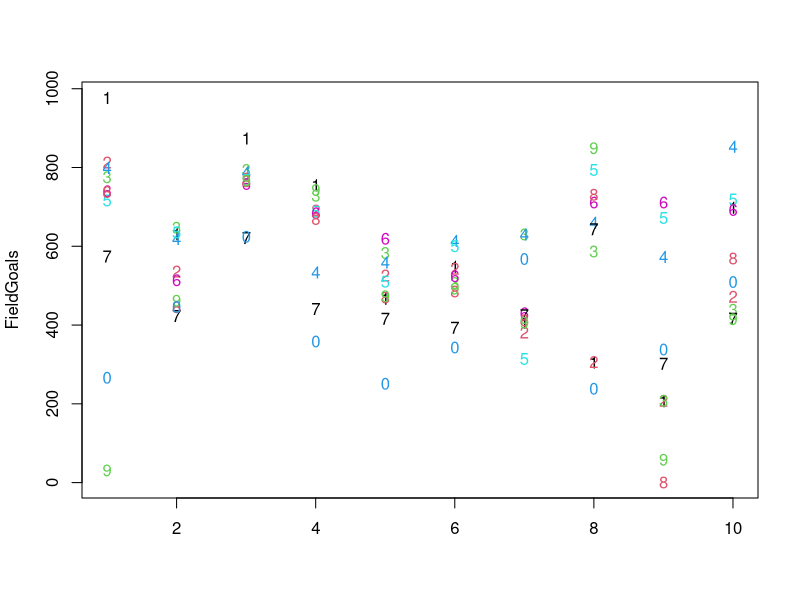
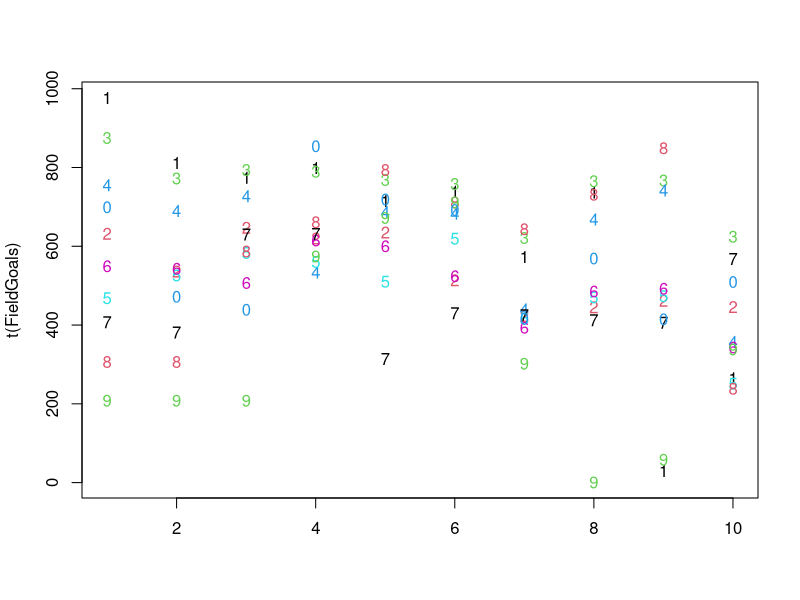
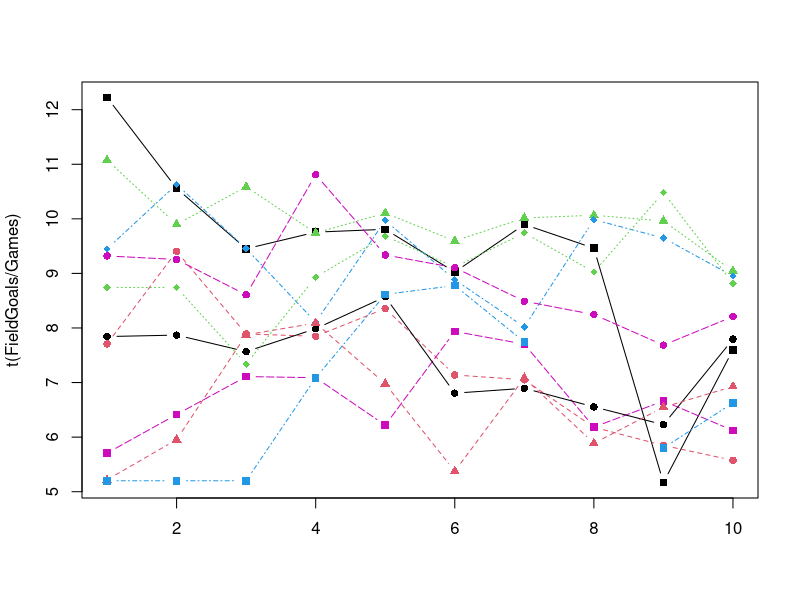

Source code (R) for these figures, in order: (Note: this script raises an error after producing the figures.)
#matrix function
A<- matrix(1:10, nrow=5)
A
B <- matrix( 21:40, nrow=2)
B
C <- matrix(1:100, 20)
C
D <- matrix(0,4,4)
D
E <- matrix(0,10)
E
F <- matrix(c(4,5,6,2,3,4,12,34,45,10,55,32),4,3)
F
#martix creating by snaking
Data <- 1:20
A <-matrix(Data, 4,5) #snake down
A
B <-matrix(Data,4,5,byrow=TRUE) #snake right
B
C<-A+B
C
#binding
r1 <- c("hello","my","name")
r2 <- c("is","mehboob")
r3 <-1:3
C <- rbind(r1,r2,r3) #each one becomes a Row
C
D <-cbind(r1,r2,r3) #each one becomes a column
D
#Functions
A <- matrix(1:10, nrow=5)
A
nrow(A)
ncol(A)
dim(A)
typeof(A)
B <- t(A)
B
#access
A <- matrix(1:10, nrow=5)
A
A[1,1]
A[,1]
A[1,]
A[-2,]
A[,-2]
A[-2,-2]
A
#named Vector
Charlie <- 7:11
Charlie
names(Charlie) <- c("a", "b","c","d","e")
Charlie
Charlie[4]
Charlie["d"]
names(Charlie)#clear names
names(Charlie) <- NULL
Charlie
#named matrix
temp <- rep(c("a", "b","c"),each=3)
temp
Bravo <- matrix(temp,3,3)
Bravo
rownames(Bravo) <- c("Tom", "Dick", "Harry")
Bravo
colnames(Bravo) <- c("Alice", "Jane", "Mary")
Bravo

Bravo[2,3] <-0
Bravo
Bravo["Tom", "Mary"] <- 0
Bravo
rownames(Bravo)
colnames(Bravo)

#Basketball project

#Instructions for this dataset:
# Simply select ALL the lines in this script by pressing 
# CTRL+A on Windows or CMND+A on a Mac and execute them
# Once you have executed the commands the following objects
# will be created:
# Matrices:
# - FieldGoalAttempts
# - FieldGoals
# - Games
# - MinutesPlayed
# - Salary
# Vectors:
# - Players
# - Seasons

# This Data is public but code is thanks to  Kirill Eremenko, www.superdatascience.com




#Seasons
Seasons <- c("2005","2006","2007","2008","2009","2010","2011","2012","2013","2014")

#Players
Players <- c("KobeBryant","JoeJohnson","LeBronJames","CarmeloAnthony","DwightHoward","ChrisBosh","ChrisPaul","KevinDurant","DerrickRose","DwayneWade")

#Salaries
KobeBryant_Salary <- c(15946875,17718750,19490625,21262500,23034375,24806250,25244493,27849149,30453805,23500000)
JoeJohnson_Salary <- c(12000000,12744189,13488377,14232567,14976754,16324500,18038573,19752645,21466718,23180790)
LeBronJames_Salary <- c(4621800,5828090,13041250,14410581,15779912,14500000,16022500,17545000,19067500,20644400)
CarmeloAnthony_Salary <- c(3713640,4694041,13041250,14410581,15779912,17149243,18518574,19450000,22407474,22458000)
DwightHoward_Salary <- c(4493160,4806720,6061274,13758000,15202590,16647180,18091770,19536360,20513178,21436271)
ChrisBosh_Salary <- c(3348000,4235220,12455000,14410581,15779912,14500000,16022500,17545000,19067500,20644400)
ChrisPaul_Salary <- c(3144240,3380160,3615960,4574189,13520500,14940153,16359805,17779458,18668431,20068563)
KevinDurant_Salary <- c(0,0,4171200,4484040,4796880,6053663,15506632,16669630,17832627,18995624)
DerrickRose_Salary <- c(0,0,0,4822800,5184480,5546160,6993708,16402500,17632688,18862875)
DwayneWade_Salary <- c(3031920,3841443,13041250,14410581,15779912,14200000,15691000,17182000,18673000,15000000)
#Matrix
Salary <- rbind(KobeBryant_Salary, JoeJohnson_Salary, LeBronJames_Salary, CarmeloAnthony_Salary, DwightHoward_Salary, ChrisBosh_Salary, ChrisPaul_Salary, KevinDurant_Salary, DerrickRose_Salary, DwayneWade_Salary)
rm(KobeBryant_Salary, JoeJohnson_Salary, CarmeloAnthony_Salary, DwightHoward_Salary, ChrisBosh_Salary, LeBronJames_Salary, ChrisPaul_Salary, DerrickRose_Salary, DwayneWade_Salary, KevinDurant_Salary)
colnames(Salary) <- Seasons
rownames(Salary) <- Players


#Games 
KobeBryant_G <- c(80,77,82,82,73,82,58,78,6,35)
JoeJohnson_G <- c(82,57,82,79,76,72,60,72,79,80)
LeBronJames_G <- c(79,78,75,81,76,79,62,76,77,69)
CarmeloAnthony_G <- c(80,65,77,66,69,77,55,67,77,40)
DwightHoward_G <- c(82,82,82,79,82,78,54,76,71,41)
ChrisBosh_G <- c(70,69,67,77,70,77,57,74,79,44)
ChrisPaul_G <- c(78,64,80,78,45,80,60,70,62,82)
KevinDurant_G <- c(35,35,80,74,82,78,66,81,81,27)
DerrickRose_G <- c(40,40,40,81,78,81,39,0,10,51)
DwayneWade_G <- c(75,51,51,79,77,76,49,69,54,62)
#Matrix
Games <- rbind(KobeBryant_G, JoeJohnson_G, LeBronJames_G, CarmeloAnthony_G, DwightHoward_G, ChrisBosh_G, ChrisPaul_G, KevinDurant_G, DerrickRose_G, DwayneWade_G)
rm(KobeBryant_G, JoeJohnson_G, CarmeloAnthony_G, DwightHoward_G, ChrisBosh_G, LeBronJames_G, ChrisPaul_G, DerrickRose_G, DwayneWade_G, KevinDurant_G)
colnames(Games) <- Seasons
rownames(Games) <- Players

#Minutes Played
KobeBryant_MP <- c(3277,3140,3192,2960,2835,2779,2232,3013,177,1207)
JoeJohnson_MP <- c(3340,2359,3343,3124,2886,2554,2127,2642,2575,2791)
LeBronJames_MP <- c(3361,3190,3027,3054,2966,3063,2326,2877,2902,2493)
CarmeloAnthony_MP <- c(2941,2486,2806,2277,2634,2751,1876,2482,2982,1428)
DwightHoward_MP <- c(3021,3023,3088,2821,2843,2935,2070,2722,2396,1223)
ChrisBosh_MP <- c(2751,2658,2425,2928,2526,2795,2007,2454,2531,1556)
ChrisPaul_MP <- c(2808,2353,3006,3002,1712,2880,2181,2335,2171,2857)
KevinDurant_MP <- c(1255,1255,2768,2885,3239,3038,2546,3119,3122,913)
DerrickRose_MP <- c(1168,1168,1168,3000,2871,3026,1375,0,311,1530)
DwayneWade_MP <- c(2892,1931,1954,3048,2792,2823,1625,2391,1775,1971)
#Matrix
MinutesPlayed <- rbind(KobeBryant_MP, JoeJohnson_MP, LeBronJames_MP, CarmeloAnthony_MP, DwightHoward_MP, ChrisBosh_MP, ChrisPaul_MP, KevinDurant_MP, DerrickRose_MP, DwayneWade_MP)
rm(KobeBryant_MP, JoeJohnson_MP, CarmeloAnthony_MP, DwightHoward_MP, ChrisBosh_MP, LeBronJames_MP, ChrisPaul_MP, DerrickRose_MP, DwayneWade_MP, KevinDurant_MP)
colnames(MinutesPlayed) <- Seasons
rownames(MinutesPlayed) <- Players
MinutesPlayed
#Field Goals
KobeBryant_FG <- c(978,813,775,800,716,740,574,738,31,266)
JoeJohnson_FG <- c(632,536,647,620,635,514,423,445,462,446)
LeBronJames_FG <- c(875,772,794,789,768,758,621,765,767,624)
CarmeloAnthony_FG <- c(756,691,728,535,688,684,441,669,743,358)
DwightHoward_FG <- c(468,526,583,560,510,619,416,470,473,251)
ChrisBosh_FG <- c(549,543,507,615,600,524,393,485,492,343)
ChrisPaul_FG <- c(407,381,630,631,314,430,425,412,406,568)
KevinDurant_FG <- c(306,306,587,661,794,711,643,731,849,238)
DerrickRose_FG <- c(208,208,208,574,672,711,302,0,58,338)
DwayneWade_FG <- c(699,472,439,854,719,692,416,569,415,509)
#Matrix
FieldGoals <- rbind(KobeBryant_FG, JoeJohnson_FG, LeBronJames_FG, CarmeloAnthony_FG, DwightHoward_FG, ChrisBosh_FG, ChrisPaul_FG, KevinDurant_FG, DerrickRose_FG, DwayneWade_FG)
rm(KobeBryant_FG, JoeJohnson_FG, LeBronJames_FG, CarmeloAnthony_FG, DwightHoward_FG, ChrisBosh_FG, ChrisPaul_FG, KevinDurant_FG, DerrickRose_FG, DwayneWade_FG)
colnames(FieldGoals) <- Seasons
rownames(FieldGoals) <- Players
FieldGoals
#Field Goal Attempts
KobeBryant_FGA <- c(2173,1757,1690,1712,1569,1639,1336,1595,73,713)
JoeJohnson_FGA <- c(1395,1139,1497,1420,1386,1161,931,1052,1018,1025)
LeBronJames_FGA <- c(1823,1621,1642,1613,1528,1485,1169,1354,1353,1279)
CarmeloAnthony_FGA <- c(1572,1453,1481,1207,1502,1503,1025,1489,1643,806)
DwightHoward_FGA <- c(881,873,974,979,834,1044,726,813,800,423)
ChrisBosh_FGA <- c(1087,1094,1027,1263,1158,1056,807,907,953,745)
ChrisPaul_FGA <- c(947,871,1291,1255,637,928,890,856,870,1170)
KevinDurant_FGA <- c(647,647,1366,1390,1668,1538,1297,1433,1688,467)
DerrickRose_FGA <- c(436,436,436,1208,1373,1597,695,0,164,835)
DwayneWade_FGA <- c(1413,962,937,1739,1511,1384,837,1093,761,1084)
#Matrix
FieldGoalAttempts <- rbind(KobeBryant_FGA, JoeJohnson_FGA, LeBronJames_FGA, CarmeloAnthony_FGA, DwightHoward_FGA, ChrisBosh_FGA, ChrisPaul_FGA, KevinDurant_FGA, DerrickRose_FGA, DwayneWade_FGA)
rm(KobeBryant_FGA, JoeJohnson_FGA, LeBronJames_FGA, CarmeloAnthony_FGA, DwightHoward_FGA, ChrisBosh_FGA, ChrisPaul_FGA, KevinDurant_FGA, DerrickRose_FGA, DwayneWade_FGA)
colnames(FieldGoalAttempts) <- Seasons
rownames(FieldGoalAttempts) <- Players
FieldGoalAttempts
#Points
KobeBryant_PTS <- c(2832,2430,2323,2201,1970,2078,1616,2133,83,782)
JoeJohnson_PTS <- c(1653,1426,1779,1688,1619,1312,1129,1170,1245,1154)
LeBronJames_PTS <- c(2478,2132,2250,2304,2258,2111,1683,2036,2089,1743)
CarmeloAnthony_PTS <- c(2122,1881,1978,1504,1943,1970,1245,1920,2112,966)
DwightHoward_PTS <- c(1292,1443,1695,1624,1503,1784,1113,1296,1297,646)
ChrisBosh_PTS <- c(1572,1561,1496,1746,1678,1438,1025,1232,1281,928)
ChrisPaul_PTS <- c(1258,1104,1684,1781,841,1268,1189,1186,1185,1564)
KevinDurant_PTS <- c(903,903,1624,1871,2472,2161,1850,2280,2593,686)
DerrickRose_PTS <- c(597,597,597,1361,1619,2026,852,0,159,904)
DwayneWade_PTS <- c(2040,1397,1254,2386,2045,1941,1082,1463,1028,1331)
#Matrix
Points <- rbind(KobeBryant_PTS, JoeJohnson_PTS, LeBronJames_PTS, CarmeloAnthony_PTS, DwightHoward_PTS, ChrisBosh_PTS, ChrisPaul_PTS, KevinDurant_PTS, DerrickRose_PTS, DwayneWade_PTS)
rm(KobeBryant_PTS, JoeJohnson_PTS, LeBronJames_PTS, CarmeloAnthony_PTS, DwightHoward_PTS, ChrisBosh_PTS, ChrisPaul_PTS, KevinDurant_PTS, DerrickRose_PTS, DwayneWade_PTS)
colnames(Points) <- Seasons
rownames(Points) <- Players

Games
rownames(Games)
colnames(Games)
Games["LeBronJames", "2012"]
FieldGoals
# Approx number of goals per game rounded to 2 decimal points
round( FieldGoals / Games, 2)
round (MinutesPlayed / Games)
round(Salary/Games)
round(Salary/FieldGoals)

# plots COLUMNS against each other
?matplot
FieldGoals
t(FieldGoals)  # transpose the matrix
matplot(FieldGoals)  # UGLY ,each rows comes together
matplot(t(FieldGoals)) # ugly too
# Let's check out the parameters,  but ggplot is much better
matplot(t(FieldGoals/Games), type="b", pch=15:18, col=c(1:4,6))
legend("bottomleft", inset=0.01, legend=Players,pch=15:18, col=c(1:4,6), horiz=F)
matplot(t(FieldGoals/FieldGoalAttempts), type="b", pch=15:18, col=c(1:4,6))
legend("bottomleft", inset=0.01, legend=Players,pch=15:18, col=c(1:4,6), horiz=F)

#Dwight Howard has the best performance!!!

Games
Games[1:3, 6:10]   # subset of a matrix is a matrix
Games[c(1,10), ]   # first and last row, all columns
Games[ , c("2008","2009")] # all players columns 2008 and 2009
Games[1,]                  # one row, a vector!
Games[1,5]                # A vector, too  !
is.matrix(Games[1,])
is.vector(Games[1,])
# R automatically guessed you wanted a vector, you can stop it:
Games[1, , drop=F]        # now it remains as a matrix not vector
is.matrix(Games[1, , drop=F])
is.vector(Games[1, , drop=F])
Games[1,5, drop=F]

# matplot
matplot(t(MinutesPlayed), type="b", pch=15:18, col=c(1:4,6))
legend("bottomleft", inset=0.01, legend=Players,pch=15:18, col=c(1:4,6), horiz=F)

Data <- MinutesPlayed[1:3, ]
matplot(t(Data), type="b", pch=15:18, col=c(1:4,6))
legend("bottomleft", inset=0.01, legend=Players[1:3],pch=15:18, col=c(1:4,6), horiz=F)

# one player, notice the error 
Data <- MinutesPlayed[1, ]
matplot(t(Data), type="b", pch=15:18, col=c(1:4,6))
legend("bottomleft", inset=0.01, legend=Players[1],pch=15:18, col=c(1:4,6), horiz=F)

#fixed it 
Data <- MinutesPlayed[1, , drop=F]
matplot(t(Data), type="b", pch=15:18, col=c(1:4,6))
legend("bottomleft", inset=0.01, legend=Players[1],pch=15:18, col=c(1:4,6), horiz=F)

#Writing function
myplot <-function(rows){
  Data <- MinutesPlayed[rows, ,drop=F]
  matplot(t(Data), type="b", pch=15:18, col=c(1:4,6))
  legend("bottomleft", inset=0.01, legend=Players[rows],pch=15:18, col=c(1:4,6), horiz=F)
}
myplot(3:5)
myplot(7)
myplot(c(1,7))

myplot2 <-function(mat,rows=1:10){  # default is 1:10
  Data <- mat[rows, ,drop=F]
  matplot(t(Data), type="b", pch=15:18, col=c(1:4,6))
  legend("bottomleft", inset=0.01, legend=Players[rows],pch=15:18, col=c(1:4,6), horiz=F)
}
myplot2(Points,1:10)
myplot2(Salary,1:3) 
myplot2(Salary)
myplot2(MinutesPlayed/Games, 3:5) 


#salary
myplot2(Salary)
myplot2(Salary/Games)
myplot2(Salary/FieldGoals)
# in-game metrics
myplot2(MinutesPlayed)
myplot2(Points)
# in-game metrics Normalized ( to avoid injury skewed results)
# Check out Dwight Howard!
myplot2(FieldGoals/Games)
myplot2(FieldGoals/FieldGoalAttempts)
myplot2(FieldGoalAttempts/Games)  #keep an eye on Dwight howard
myplot2(Points/Games) #keep an eye on Dwight howard
# interesting observation
myplot2(MinutesPlayed/Games)  # less and less!
myplot2(Games)  # what happened in 2011!


myplot <-function(rows){
  Data <- MinutesPlayed[rows, ,drop=F]
  matplot(t(Data), type="b", pch=15:18, col=c(1:4,6))
  legend("bottomleft", inset=0.01, legend=Players[rows],pch=15:18, col=c(1:4,6), horiz=F)
}
myplot(3:5)
myplot(7)
myplot(c(1,7))

myplot2 <-function(mat,rows=1:10){ # default is 1:10
  Data <- mat[rows, ,drop=F]
  matplot(t(Data), type="b", pch=15:18, col=c(1:4,6))
  legend("bottomleft", inset=0.01, legend=Players[rows],pch=15:18, col=c(1:4,6), horiz=F)
  }
myplot2(Points,1:10)
myplot2(Salary,1:3)
myplot2(Salary)
myplot2(MinutesPlayed/Games, 3:5)

#salary
myplot2(Salary)
myplot2(Salary/Games)
myplot2(Salary/FieldGoals)
# in-game metrics
myplot2(MinutesPlayed)
myplot2(Points)
# in-game metrics Normalized ( to avoid injury skewed results)
# Check out Dwight Howard!
myplot2(FieldGoals/Games)
myplot2(FieldGoals/FieldGoalAttempts)
myplot2(FieldGoalAttempts/Games) 
#keep an eye on Dwight howard
myplot2(Points/Games) 
#keep an eye on Dwight howard
# interesting observation
myplot2(MinutesPlayed/Games) # less and less!
myplot2(Games) # what happened in 2011!
